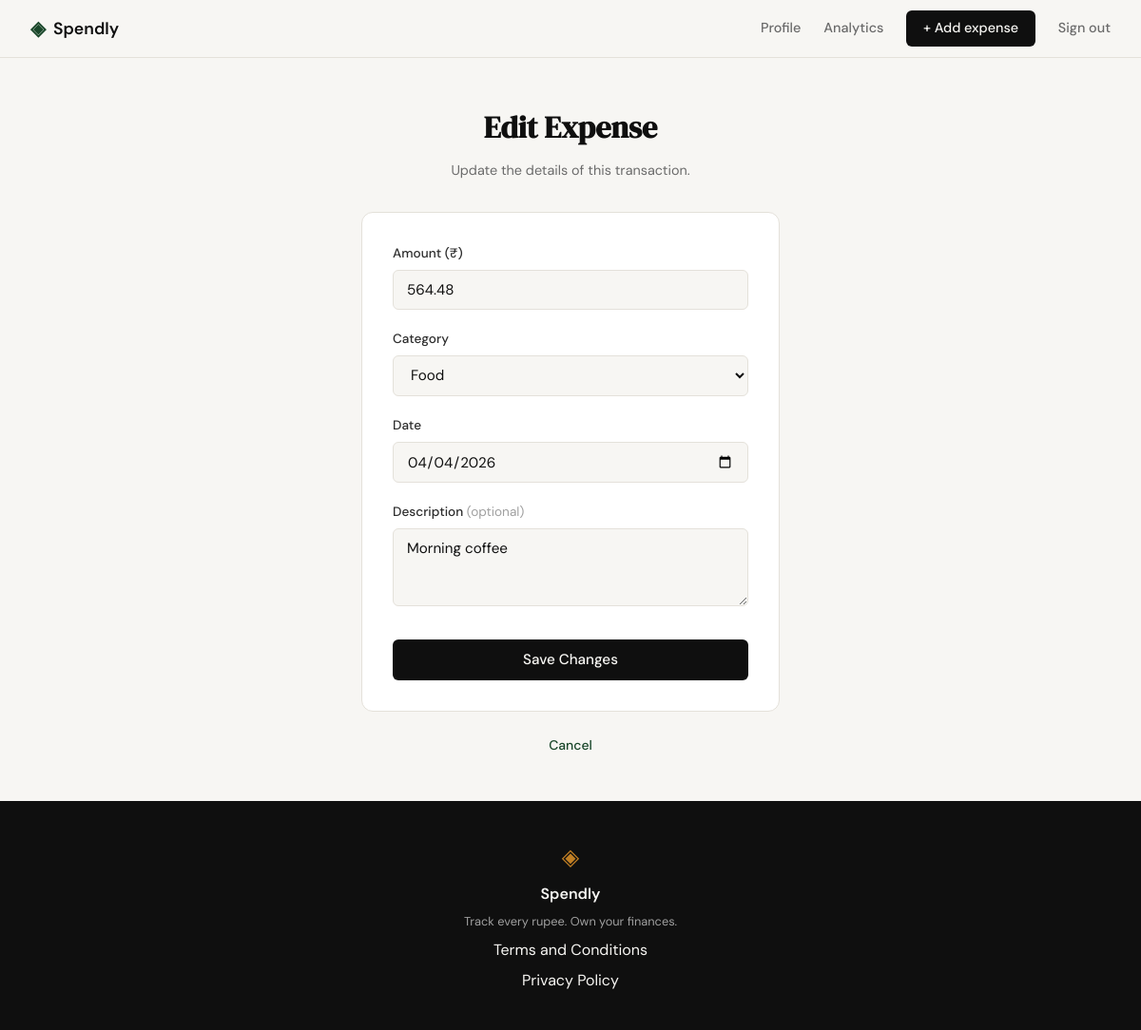
Screenshot of /expenses/17/edit (signed in) with the database file from the repository.
### tables this page shows
CREATE TABLE expenses (
            id          INTEGER PRIMARY KEY AUTOINCREMENT,
            user_id     INTEGER NOT NULL REFERENCES users(id),
            amount      REAL    NOT NULL,
            category    TEXT    NOT NULL,
            date        TEXT    NOT NULL,
            description TEXT,
            created_at  TEXT    DEFAULT (datetime('now'))
        );

### app.py (the view, shortened to what this page needs)
@app.route("/expenses/<int:id>/edit", methods=["GET", "POST"])
def edit_expense(id):
    if not session.get("user_id"):
        return redirect(url_for("login"))
    expense = get_expense_by_id(id)
    if expense is None:
        abort(404)
    if expense["user_id"] != session["user_id"]:
        abort(403)
    return render_template(
        "edit_expense.html",
        categories=VALID_CATEGORIES,
        expense_id=id,
        form={
            "amount": expense["amount"],
            "category": expense["category"],
            "date": expense["date"],
            "description": expense["description"] or "",
        },
    )

### database/db.py (called while the page is built)
def get_db():
    db_path = os.path.join(os.path.dirname(__file__), "..", "spendly.db")
    conn = sqlite3.connect(db_path)
    conn.row_factory = sqlite3.Row
    conn.execute("PRAGMA foreign_keys = ON")
    return conn

def get_expense_by_id(expense_id):
    conn = get_db()
    row = conn.execute("SELECT * FROM expenses WHERE id = ?", (expense_id,)).fetchone()
    conn.close()
    return row

### templates/edit_expense.html (shortened to what this page needs)
{% extends "base.html" %}
{% block content %}
<section class="auth-section">
  <div class="auth-container">
    <div class="auth-header">
      <h1 class="auth-title">Edit Expense</h1>
      <p class="auth-subtitle">Update the details of this transaction.</p>
    </div>
    <div class="auth-card">
      <form method="POST" action="{{ url_for('edit_expense', id=expense_id) }}">
        <div class="form-group">
          <label for="amount">Amount (₹)</label>
          <input
            type="number"
            id="amount"
            name="amount"
            class="form-input"
            step="0.01"
            min="0.01"
            placeholder="0.00"
            value="{{ form.amount }}"
            required
            autofocus
          >
        </div>
        <div class="form-group">
          <label for="category">Category</label>
          <select id="category" name="category" class="form-input">
            {% for cat in categories %}
            <option value="{{ cat }}" {% if form.category == cat %}selected{% endif %}>{{ cat }}</option>
            {% endfor %}
          </select>
        </div>
        <div class="form-group">
          <label for="date">Date</label>
          <input
            type="date"
            id="date"
            name="date"
            class="form-input"
            value="{{ form.date }}"
            required
          >
        </div>
        <div class="form-group">
          <label for="description">Description <span style="color: var(--ink-faint); font-weight: 400;">(optional)</span></label>
          <textarea
            id="description"
            name="description"
            class="form-input"
            rows="3"
            placeholder="What was this expense for?"
          >{{ form.description }}</textarea>
        </div>
        <button type="submit" class="btn-submit">Save Changes</button>
      </form>
    </div>
    <p class="auth-switch">
      <a href="{{ url_for('profile') }}">Cancel</a>
    </p>
  </div>
</section>
{% endblock %}

### static/css/style.css (style rules this page uses)
:root { --ink: #0f0f0f; --ink-soft: #2d2d2d; --ink-muted: #6b6b6b; --ink-faint: #a0a0a0; --paper: #f7f6f3; --paper-warm: #f0ede6; --paper-card: #ffffff; --accent: #1a472a; --accent-light: #e8f0eb; --accent-2: #c17f24; --accent-2-light: #fdf3e3; --danger: #c0392b; --danger-light: #fdecea; --border: #e4e1da; --border-soft: #eeebe4; --font-display: 'DM Serif Display', Georgia, serif; --font-body: 'DM Sans', system-ui, sans-serif; --max-width: 1200px; --auth-width: 440px; --radius-sm: 6px; --radius-md: 12px; --radius-lg: 20px; }
*, *::before, *::after { box-sizing: border-box; margin: 0; padding: 0; }
html { font-size: 16px; scroll-behavior: smooth; }
body { background: var(--paper); color: var(--ink); font-family: var(--font-body); font-size: 1rem; line-height: 1.6; -webkit-font-smoothing: antialiased; }
a { color: inherit; text-decoration: none; }
.auth-section { min-height: calc(100vh - 60px - 100px); display: flex; align-items: center; justify-content: center; padding: 3rem 2rem; }
.auth-container { width: 100%; max-width: var(--auth-width); }
.auth-header { text-align: center; margin-bottom: 2rem; }
.auth-title { font-family: var(--font-display); font-size: 2rem; color: var(--ink); margin-bottom: 0.5rem; }
.auth-subtitle { font-size: 0.9rem; color: var(--ink-muted); }
.auth-card { background: var(--paper-card); border: 1px solid var(--border); border-radius: var(--radius-md); padding: 2rem; margin-bottom: 1.5rem; }
.form-group { margin-bottom: 1.25rem; }
.form-group label { display: block; font-size: 0.85rem; font-weight: 500; color: var(--ink-soft); margin-bottom: 0.4rem; }
.form-input { width: 100%; padding: 0.6rem 0.875rem; border: 1px solid var(--border); border-radius: var(--radius-sm); font-family: var(--font-body); font-size: 0.95rem; color: var(--ink); background: var(--paper); outline: none; transition: border-color 0.2s; }
.form-input::placeholder { color: var(--ink-faint); }
.btn-submit { width: 100%; padding: 0.7rem; background: var(--ink); color: var(--paper); border: none; border-radius: var(--radius-sm); font-family: var(--font-body); font-size: 0.95rem; font-weight: 500; cursor: pointer; transition: background 0.2s; margin-top: 0.5rem; }
.auth-switch { text-align: center; font-size: 0.875rem; color: var(--ink-muted); }
.auth-switch a { color: var(--accent); font-weight: 500; }

### rows the page displays
expenses: amount "564.48", category "Food", date "04/04/2026", description "Morning coffee"
